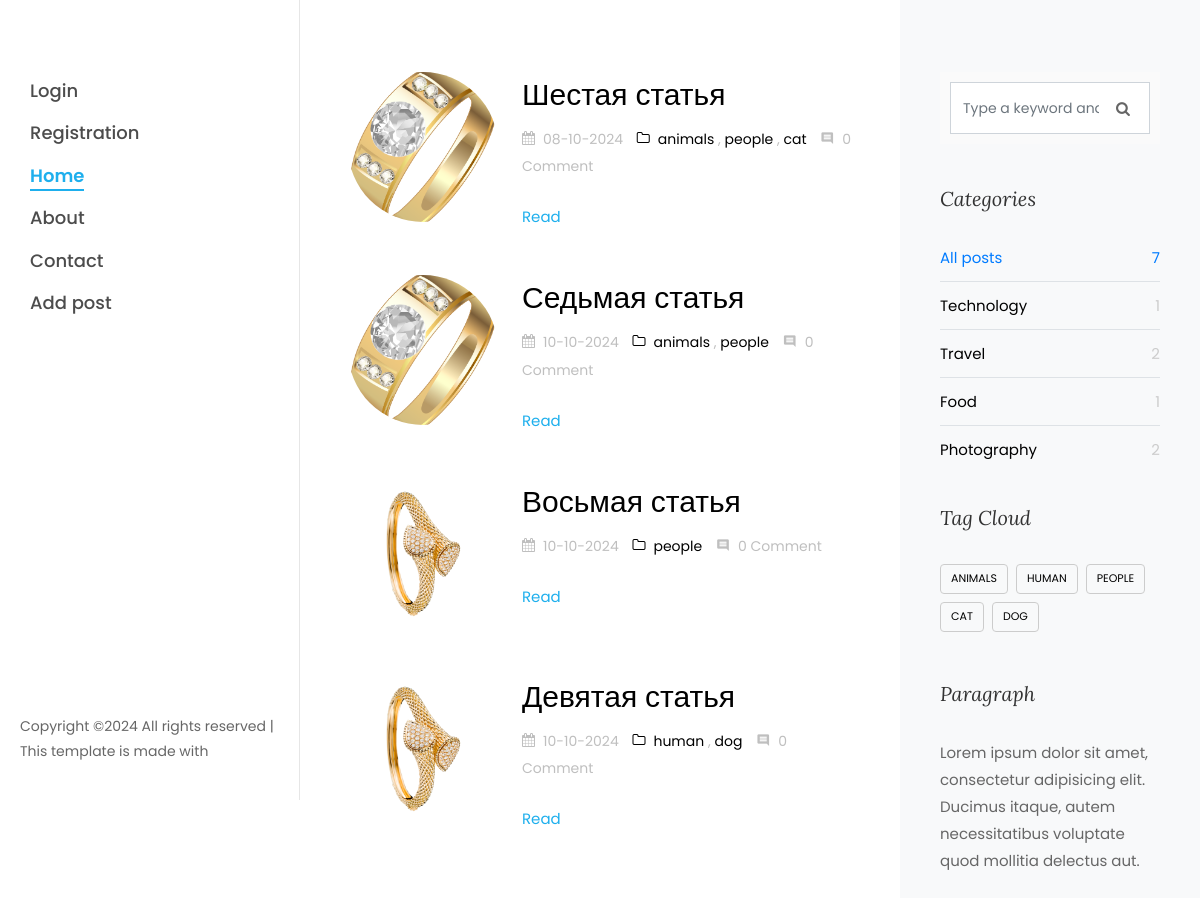
The page / on the database its author committed.
### main/models.py (models this page shows, shortened)
class Posts(models.Model):
    title = models.CharField(
        max_length=255,
        verbose_name="Заголовок",
        validators=[MinLengthValidator(3)],
    )
    content = models.TextField(blank=True, verbose_name="Содержание")
    title_photo = models.ImageField(
        blank=True,
        null=True,
        default=None,
        upload_to="photos/%Y/%m/%d/",
        verbose_name="Главное фото",
    )
    slug = models.SlugField(
        max_length=255,
        unique=True,
    )
    time_create = models.DateTimeField(auto_now_add=True, verbose_name="Время создания")
    tags = models.ManyToManyField(
        "Tags", blank=True, related_name="tags", verbose_name="Теги"
    )
    cats = models.ForeignKey(
        "Categories",
        blank=True,
        null=True,
        related_name="cats",
        on_delete=models.SET_NULL,
        verbose_name="Категории",
    )
    author = models.ForeignKey(get_user_model(), null = True, default = None, on_delete=models.SET_NULL, related_name="auth")
    def get_absolute_url(self):
        return reverse("post", kwargs={"post_slug": self.slug})
    class Meta:
        verbose_name = "Пост"
        verbose_name_plural = "Посты"

class Tags(models.Model):
    tag_name = models.CharField(max_length=255, unique=True, verbose_name = "Назвение тега")
    slug = models.SlugField(max_length=255, unique=True)
    def __str__(self):
        return self.tag_name
    def get_absolute_url(self):
        return reverse("tag_posts", kwargs={"tag_slug": self.slug})
    class Meta:
        verbose_name = "Тег"
        verbose_name_plural = "Теги"

class Categories(models.Model):
    cat_name = models.CharField(max_length=255, unique=True, verbose_name="Название категории")
    slug = models.SlugField(max_length=255, unique=True)
    def get_absolute_url(self):
        return reverse("cat_posts", kwargs={"cat_slug": self.slug})
    class Meta:
        verbose_name = "Категория"
        verbose_name_plural = "Категории"

### main/views.py (the view)
# urls.py: path("", views.index.as_view(), name="index"),
class index(DataMixin, ListView):
    template_name = "main/index.html"
    context_object_name = "posts"
    selected = "index"
    paginate_by = 10 # передает в шаблон page_obj - объект - текущую страницу, и paginator - объект пагинатор
    def get_context_data(self, **kwargs: Any) -> dict[str, Any]:
        context = super().get_context_data(**kwargs)
        return self.get_context_data_mixin(
            context, cat_selected="all_cat", filter=self.request.GET.get("filter")
        )
    def get_queryset(self) -> QuerySet[Any]:
        if self.request.GET.get("filter"):
            queryset = (
                Posts.objects.filter(title__icontains=self.request.GET.get("filter"))
                .prefetch_related("tags", "comments")
                .select_related("cats")
            )
        else:
            queryset = cache.get_or_set(
                "all_posts",
                Posts.objects.all()
                .prefetch_related("tags", "comments")
                .select_related("cats"),
                60
            )
        return queryset

### main/templatetags/tags.py (called while the page is built)
@register.inclusion_tag("main/tags.html")
def get_all_tags(tag_selected):
    return {"all_tags": cache.get_or_set("all_tags", Tags.objects.all().prefetch_related("tags"), 60), "tag_selected": tag_selected}

@register.inclusion_tag("main/cats.html")
def get_all_cats(cat_selected):
    return {
        "all_cats": cache.get_or_set("all_cags", Categories.objects.all().prefetch_related("cats"), 60),
        "count_posts": cache.get_or_set("posts_counts", Posts.objects.all().count(), 60),
        "cat_selected": cat_selected,
    }

### main/utils.py (called while the page is built)
    def get_context_data_mixin(self, context, **kwargs):
        context["selected"] = self.selected
        context["title"] = self.title
        context.update(kwargs)
        return context

### main/templates/main/index.html (shortened to what this page needs)
{% extends 'main/base.html' %}
{% load static %}
{% load tags %}
{% block content %}
		<div id="colorlib-main">
			<section class="ftco-section ftco-no-pt ftco-no-pb">
	    	<div class="container">
	    		<div class="row d-flex">
	    			<div class="col-xl-8 py-5 px-md-5">
	    				<div class="row pt-md-4">
								<div class="col-md-12">
									{% for p in posts %}
										<div class="blog-entry ftco-animate d-md-flex">
											<a href={{ p.get_absolute_url }} class="img img-2" style="background-image: url({% if p.title_photo %} {{ p.title_photo.url }} {% else %} {% static 'main/images/image_12.jpg' %} {% endif %});"></a>
													<div class="text text-2 pl-md-4">
														<h3 class="mb-2"><a href={{ p.get_absolute_url }}>{{p.title}}</a></h3>
														<div class="meta-wrap">
																<p class="meta">
																	<span><i class="icon-calendar mr-2"></i>{{ p.time_create|date:"d-m-Y" }} </span>
																	<span>
																	{% for t in p.tags.all %}
																	<a href={{ t.get_absolute_url }}>{% if forloop.first %}<i class="icon-folder-o mr-2">{% endif %}</i>{{t}}</a>
																	{% if not forloop.last %},{% endif %}
																	{% endfor %}
																	</span>
																	<span><i class="icon-comment2 mr-2"></i>{{ p.comments.all.count }} Comment</span>
																</p>
														</div>
														<a href={{ p.get_absolute_url }} class="btn-custom">Read <span class="ion-ios"> &nbsp&nbsp{% if user.is_authenticated and user == p.author or user.is_superuser %} / &nbsp&nbsp{% endif %}</span></a>
													</div>
										</div>
									{% endfor %}
								</div>
			    		</div>
			    	</div>
	    			<div class="col-xl-4 sidebar ftco-animate bg-light pt-5">
	            <div class="sidebar-box pt-md-4">
	              <form action="#" class="search-form" method = "GET">
	                <div class="form-group">
	                  <span class="icon icon-search"></span>
	                  <input type="text" class="form-control" name = "filter"  {% if filter %} value = {{filter}} placeholder="Type a keyword and hit enter" {% endif %} placeholder="Type a keyword and hit enter">
	                </div>
	              </form>
	            </div>
	            <div class="sidebar-box ftco-animate">
	            	<h3 class="sidebar-heading">Categories</h3>
						{% get_all_cats cat_selected %}
	            </div>
	            <div class="sidebar-box ftco-animate">
	              <h3 class="sidebar-heading">Tag Cloud</h3>
					  {% get_all_tags tag_selected %}
	            </div>
	            <div class="sidebar-box ftco-animate">
	              <h3 class="sidebar-heading">Paragraph</h3>
	              <p>Lorem ipsum dolor sit amet, consectetur adipisicing elit. Ducimus itaque, autem necessitatibus voluptate quod mollitia delectus aut.</p>
	            </div>
	          </div>
	    		</div>
	    	</div>
	    </section>
		</div>
{% endblock %}

### main/templates/main/base.html (shortened to what this page needs)
{% load static %}
<!DOCTYPE html>
<html lang="en">
  <head>
    <link rel="stylesheet" href={% static "main/css/open-iconic-bootstrap.min.css" %}>
    <link rel="stylesheet" href={% static "main/css/animate.css"%}>
    <link rel="stylesheet" href={% static "main/css/owl.carousel.min.css"%}>
    <link rel="stylesheet" href={% static "main/css/owl.theme.default.min.css"%}>
    <link rel="stylesheet" href={% static "main/css/magnific-popup.css"%}>
    <link rel="stylesheet" href={% static "main/css/aos.css"%}>
    <link rel="stylesheet" href={% static "main/css/ionicons.min.css"%}>
    <link rel="stylesheet" href={% static "main/css/bootstrap-datepicker.css"%}>
    <link rel="stylesheet" href={% static "main/css/jquery.timepicker.css"%}>
    <link rel="stylesheet" href={% static "main/css/flaticon.css"%}>
    <link rel="stylesheet" href={% static "main/css/icomoon.css"%}>
    <link rel="stylesheet" href={% static "main/css/style.css" %}	>
  </head>
  <body>
	<div id="colorlib-page">
		<aside id="colorlib-aside" role="complementary" class="js-fullheight">
			<nav id="colorlib-main-menu" role="navigation">
				<ul>
					{% if user.is_authenticated  %}
					<li {% if selected == "Profile" %}class="colorlib-active" {% endif %}> <a href={% url "users:profile" user.pk %}> {{user.username}} | profile</a></li>
					<li> <a href={% url "users:logout" %}> logout</a></li>
					{% else %}
					<li {% if selected == 'login' %} class="colorlib-active" {% endif %}><a href={% url "users:login" %} >Login</a>
					<li {% if selected == 'Registration' %} class="colorlib-active" {% endif %}><a href={% url "users:register" %}>Registration</a></li>
					{% endif %}
					<li {% if selected == 'index' %} class="colorlib-active" {% endif %}><a href={% url "index" %}>Home</a></li>
					<li {% if selected == 'about' %} class="colorlib-active" {% endif %}><a href={% url "about" %}>About</a></li>
					<li {% if selected == 'contact' %} class="colorlib-active" {% endif %}><a href={% url "contact" %}>Contact</a></li>
					<li {% if selected == 'add_post' %} class="colorlib-active" {% endif %}><a href={% url "add_post" %}> Add post</a></li>
				</ul>
			</nav>
			<div class="colorlib-footer">
				<p class="pfooter">
	  Copyright &copy;<script>document.write(new Date().getFullYear());</script> All rights reserved | This template is made with
	  </p>
			</div>
		</aside>
	{% block content %}
	{% endblock %}
	</div>
  </body>
</html>

### main/templates/main/cats.html
<ul class="categories">
	<li><a href={% url "index" %} {% if cat_selected == "all_cat" %} style='color:#007bff' {% endif %}> All posts<span {% if cat_selected == "all_cat" %} style='color:#007bff' {% endif %}> {{ count_posts }} </span></a></li>
{% if all_cats %}
	{% for c in all_cats %}
	{% if c.cats.all %}
	<li><a href="{{ c.get_absolute_url }}" {% if cat_selected == c %} style='color:#007bff' {% endif %}>{{c.cat_name}} <span {% if cat_selected == c %} style='color:#007bff' {% endif %}>{{ c.cats.count }}</span></a></li>
	{% endif %}
	{% endfor %}
</ul>
{% endif %}

### main/templates/main/tags.html
{% if all_tags %}
<ul class="tagcloud">
	{% for t in all_tags %}
	{% if t.tags.all %}
	<a href="{{ t.get_absolute_url }}" class="tag-cloud-link" {% if tag_selected == t%} style='color:#007bff' {% endif %}>{{t.tag_name}}</a>
	{% endif %}
	{% endfor %}
</ul>
{% endif %}

### main/static/main/css/icomoon.css (style rules this page uses)
[class^="icon-"], [class*=" icon-"] { font-family: 'icomoon' !important; speak: none; font-style: normal; font-weight: normal; font-variant: normal; text-transform: none; line-height: 1; -webkit-font-smoothing: antialiased; -moz-osx-font-smoothing: grayscale; }
.icon-search:before { content: "\f002"; }
.icon-calendar:before { content: "\f073"; }
.icon-folder-o:before { content: "\f114"; }
.icon-comment2:before { content: "\e0b9"; }

### rows shown on the page
Posts: title_photo (picture), title "Шестая статья", time_create "08-10-2024", comments.all.count "0"
Tags: tag_name "animals", tag_name "ANIMALS"
Tags: tag_name "people", tag_name "PEOPLE"
Tags: tag_name "cat", tag_name "CAT"
Posts: title_photo (picture), title "Седьмая статья", time_create "10-10-2024", comments.all.count "0"
Posts: title_photo (picture), title "Восьмая статья", time_create "10-10-2024", comments.all.count "0"
Posts: title_photo (picture), title "Девятая статья", time_create "10-10-2024", comments.all.count "0"
Tags: tag_name "human", tag_name "HUMAN"
Tags: tag_name "dog", tag_name "DOG"
Categories: cat_name "Technology", cats.count "1"
Categories: cat_name "Travel", cats.count "2"
Categories: cat_name "Food", cats.count "1"
Categories: cat_name "Photography", cats.count "2"

### other values the page prints
{{ count_posts }} "7"
